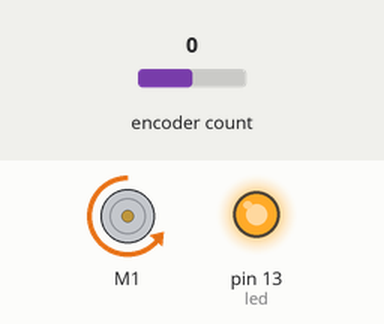
Simulated run of this sketch. Board: Arduino Uno, built with avr-gcc and run on an emulated ATmega328P. Shown: DC motor (green arrow = forward, orange = backward, longer = faster), output pins drawn as LEDs (lit = HIGH). The test bench sets the inputs (shaded band); at power-on: encoder count 0. What the sketch prints to the serial monitor is not drawn.

Above: at 0.1 s.
Timing chart, 0 to 1.6 s (numbered marks = the images above):
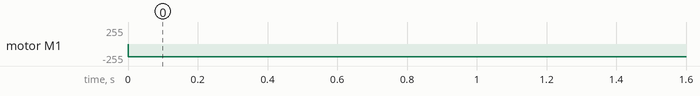

Measured:
- by itself, motor M1: stopped → backward 191/255 at 0.00 s

The sketch:

sketch_apr27a.ino
```cpp
#include "DualVNH5019MotorShield.h"
#include <Encoder.h>

const int led = LED_BUILTIN;

// Motor driver pins
DualVNH5019MotorShield md(
  8,   // M1INA
  9,   // M1INB
  10,  // M1PWM
  7,   // M1EN/DIAG
  39,  // M1CS (current sense on A15)
  0,0,0,0,0  // M2 unused
);

// Encoder on Motor 1
Encoder motorEncoder(5, 6); // D5=A, D6=B

// —— USER SETTINGS ——
// Measured battery voltage
const float batteryVoltage   = 9.2;
// Your wheel diameter in mm
const float WHEEL_DIAMETER_MM = 43.0;
// PWM command
const int   pwmValue          = 300;

// Derived constants
const float VOLTAGE_SCALE     = abs(pwmValue) / 400.0f;
const float WHEEL_CIRC_MM     = WHEEL_DIAMETER_MM * 3.14159;
const float COUNTS_PER_REV    = 12.0 * 50.0;  // 12 CPR × 50:1 gearbox

// Timing
const unsigned long INTERVAL_MS = 100;
unsigned long lastTime    = 0;
long          lastCount   = 0;

// State
float totalDistanceM = 0;    // accumulated distance in meters

void stopIfFault() {
  if (md.getM1Fault()) {
    Serial.println("M1 fault!");
    while (1);
  }
}

void setup() {
  pinMode(led, OUTPUT);
  digitalWrite(led, HIGH);
  Serial.begin(115200);
  Serial.println("Forward + RPM + Speed + Dist + Vbat + PWM%");
  md.init();
  motorEncoder.write(0);
  lastCount = 0;
  lastTime  = millis();
  // run motor
  md.setM1Speed(-pwmValue);  // invert if needed
}

void loop() {
  unsigned long now = millis();
  if (now - lastTime >= INTERVAL_MS) {
    // 1) RPM & speed & distance
    long rawCount   = -motorEncoder.read();  // correct direction
    long deltaCount = rawCount - lastCount;
    float dtSec     = (now - lastTime) / 1000.0f;
    float revs      = deltaCount / COUNTS_PER_REV;
    float rpm       = revs / dtSec * 60.0f;
    float speed_mm_s= revs * WHEEL_CIRC_MM / dtSec;
    totalDistanceM += (revs * WHEEL_CIRC_MM) / 1000.0f;
    lastCount = rawCount;
    lastTime  = now;

    // 2) Motor current
    int current_mA = md.getM1CurrentMilliamps();

    // 3) PWM% & applied voltage
    float pwmPct      = VOLTAGE_SCALE * 100.0f;
    float appliedVolt = batteryVoltage * VOLTAGE_SCALE;

    // — print everything —
    Serial.print("PWM: ");
    Serial.print(pwmValue);
    Serial.print(" (");
    Serial.print(pwmPct,1);
    Serial.print("%) | Vbat: ");
    Serial.print(appliedVolt,2);
    Serial.print("V | RPM: ");
    Serial.print(rpm,1);
    Serial.print(" | Speed: ");
    Serial.print(speed_mm_s,1);
    Serial.print(" mm/s | Dist: ");
    Serial.print(totalDistanceM,3);
    Serial.print(" m | Current: ");
    Serial.print(current_mA);
    Serial.println(" mA");
  }

  stopIfFault();
  delay(10);
}
```
